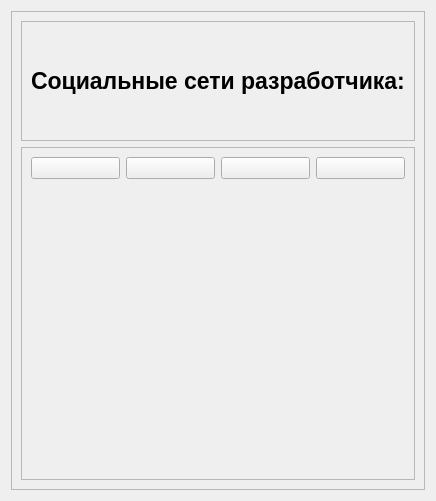
            <widget class="QWidget" name="feedback_page">
             <layout class="QHBoxLayout" name="horizontalLayout_10">
              <item>
               <widget class="QFrame" name="frame_17">
                <property name="frameShape">
                 <enum>QFrame::StyledPanel</enum>
                </property>
                <property name="frameShadow">
                 <enum>QFrame::Raised</enum>
                </property>
                <layout class="QVBoxLayout" name="verticalLayout_14">
                 <item>
                  <widget class="QFrame" name="frame_19">
                   <property name="sizePolicy">
                    <sizepolicy hsizetype="Expanding" vsizetype="Preferred">
                     <horstretch>0</horstretch>
                     <verstretch>0</verstretch>
                    </sizepolicy>
                   </property>
                   <property name="minimumSize">
                    <size>
                     <width>0</width>
                     <height>120</height>
                    </size>
                   </property>
                   <property name="maximumSize">
                    <size>
                     <width>16777215</width>
                     <height>120</height>
                    </size>
                   </property>
                   <property name="frameShape">
                    <enum>QFrame::StyledPanel</enum>
                   </property>
                   <property name="frameShadow">
                    <enum>QFrame::Raised</enum>
                   </property>
                   <layout class="QHBoxLayout" name="horizontalLayout_11">
                    <item>
                     <widget class="QLabel" name="label_2">
                      <property name="font">
                       <font>
                        <pointsize>17</pointsize>
                        <bold>true</bold>
                       </font>
                      </property>
                      <property name="styleSheet">
                       <string notr="true">color: black</string>
                      </property>
                      <property name="text">
                       <string>Социальные сети разработчика:</string>
                      </property>
                     </widget>
                    </item>
                   </layout>
                  </widget>
                 </item>
                 <item>
                  <widget class="QFrame" name="frame_18">
                   <property name="sizePolicy">
                    <sizepolicy hsizetype="Expanding" vsizetype="Preferred">
                     <horstretch>0</horstretch>
                     <verstretch>0</verstretch>
                    </sizepolicy>
                   </property>
                   <property name="frameShape">
                    <enum>QFrame::StyledPanel</enum>
                   </property>
                   <property name="frameShadow">
                    <enum>QFrame::Raised</enum>
                   </property>
                   <layout class="QHBoxLayout" name="horizontalLayout_12">
                    <property name="bottomMargin">
                     <number>300</number>
                    </property>
                    <item>
                     <widget class="QPushButton" name="vk_btn">
                      <property name="cursor">
                       <cursorShape>PointingHandCursor</cursorShape>
                      </property>
                      <property name="text">
                       <string/>
                      </property>
                      <property name="icon">
                       <iconset resource="resource.qrc">
                        <normaloff>:/resource/icons/icons8-vk-в-круге-100.png</normaloff>:/resource/icons/icons8-vk-в-круге-100.png</iconset>
                      </property>
                      <property name="iconSize">
                       <size>
                        <width>150</width>
                        <height>150</height>
                       </size>
                      </property>
                     </widget>
                    </item>
                    <item>
                     <widget class="QPushButton" name="github_btn">
                      <property name="cursor">
                       <cursorShape>PointingHandCursor</cursorShape>
                      </property>
                      <property name="text">
                       <string/>
                      </property>
                      <property name="icon">
                       <iconset resource="resource.qrc">
                        <normaloff>:/resource/icons/icons8-github-100.png</normaloff>:/resource/icons/icons8-github-100.png</iconset>
                      </property>
                      <property name="iconSize">
                       <size>
                        <width>150</width>
                        <height>150</height>
                       </size>
                      </property>
                     </widget>
                    </item>
                    <item>
                     <widget class="QPushButton" name="tg_btn">
                      <property name="cursor">
                       <cursorShape>PointingHandCursor</cursorShape>
                      </property>
                      <property name="text">
                       <string/>
                      </property>
                      <property name="icon">
                       <iconset resource="resource.qrc">
                        <normaloff>:/resource/icons/icons8-телеграмма-app-100.png</normaloff>:/resource/icons/icons8-телеграмма-app-100.png</iconset>
                      </property>
                      <property name="iconSize">
                       <size>
                        <width>150</width>
                        <height>150</height>
                       </size>
                      </property>
                     </widget>
                    </item>
                    <item>
                     <widget class="QPushButton" name="mail_btn">
                      <property name="cursor">
                       <cursorShape>PointingHandCursor</cursorShape>
                      </property>
                      <property name="text">
                       <string/>
                      </property>
                      <property name="icon">
                       <iconset resource="resource.qrc">
                        <normaloff>:/resource/icons/icons8-почта-100.png</normaloff>:/resource/icons/icons8-почта-100.png</iconset>
                      </property>
                      <property name="iconSize">
                       <size>
                        <width>150</width>
                        <height>150</height>
                       </size>
                      </property>
                     </widget>
                    </item>
                   </layout>
                  </widget>
                 </item>
                </layout>
               </widget>
              </item>
             </layout>
            </widget>
